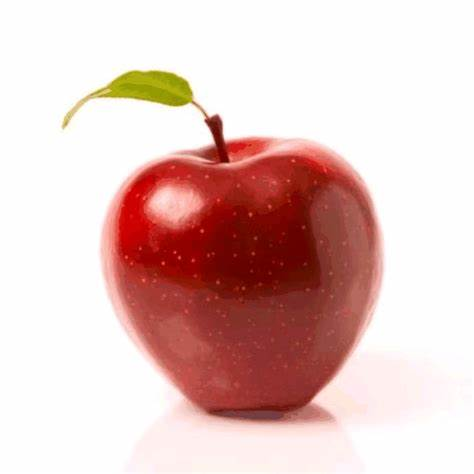
#> input picture 阈值处理/apple.jpg, 474 x 474 px
$ python yuzhi.py
#> lines starting #> are read from the running program, lines starting #| are printed output that depends on the picture; after the words box and inside, x2 and y2 are one past the last pixel; in counts of white or black regions, pixels touching at a corner belong together
import cv2
import matplotlib.pyplot as plt

src = './apple.jpg'
src = cv2.imread(src, 0)
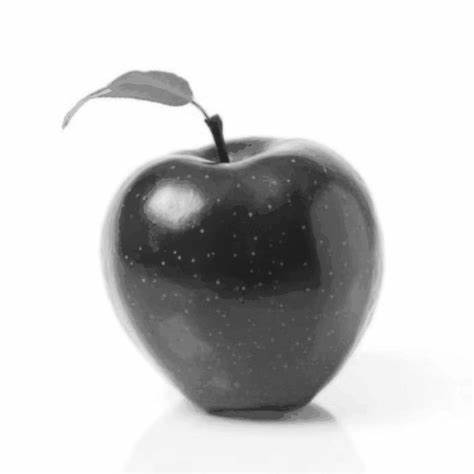
#> src: shape (474, 474); min 23, max 255, mean 205.3
plt.subplot(1, 2, 1)
plt.imshow(src)
retval, dst = cv2.threshold(src, 172, 255, type=cv2.THRESH_BINARY)
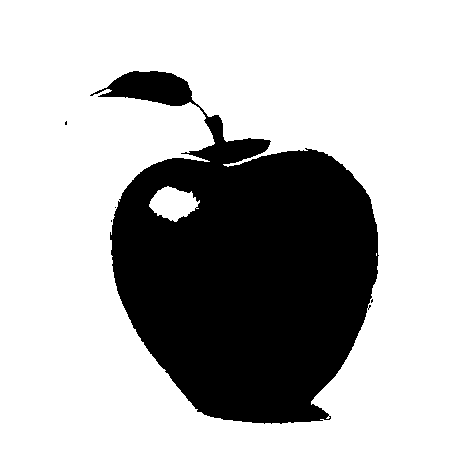
#> dst: shape (474, 474); 73.1% white; 5 black regions (4 under 20 px), largest, box (x1, y1, x2, y2) and area: (90, 71, 379, 424) 60478
plt.subplot(1, 2, 2)
plt.imshow(dst)
plt.savefig("result.jpg")
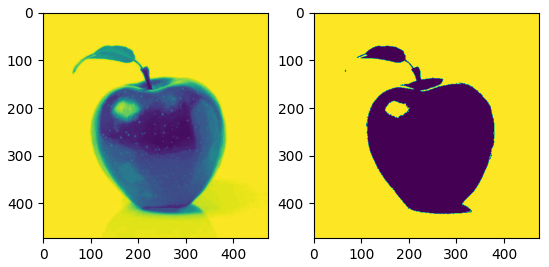
#> figure drawn by matplotlib, 2 panels
plt.show()

$ run again, with 阈值处理/OIP-C.jpg copied over 阈值处理/apple.jpg
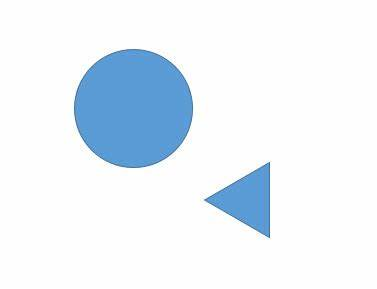
#> input picture 阈值处理/OIP-C.jpg, 377 x 289 px
#> `retval, dst = cv2.threshold(src, 172, 255, type=cv2.THRESH_BINARY)`:
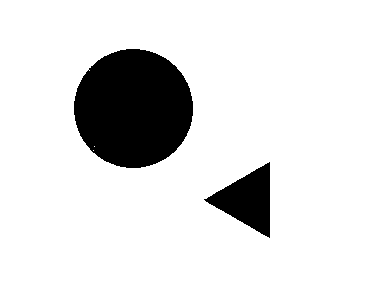
#> dst: shape (289, 377); 87.5% white; 2 black regions, box (x1, y1, x2, y2) and area: (74, 49, 193, 168) 11101, (204, 162, 270, 238) 2541
#> `plt.savefig("result.jpg")`:
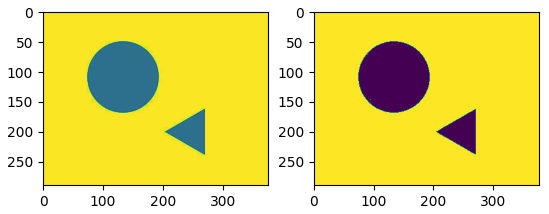
#> figure drawn by matplotlib, 2 panels
